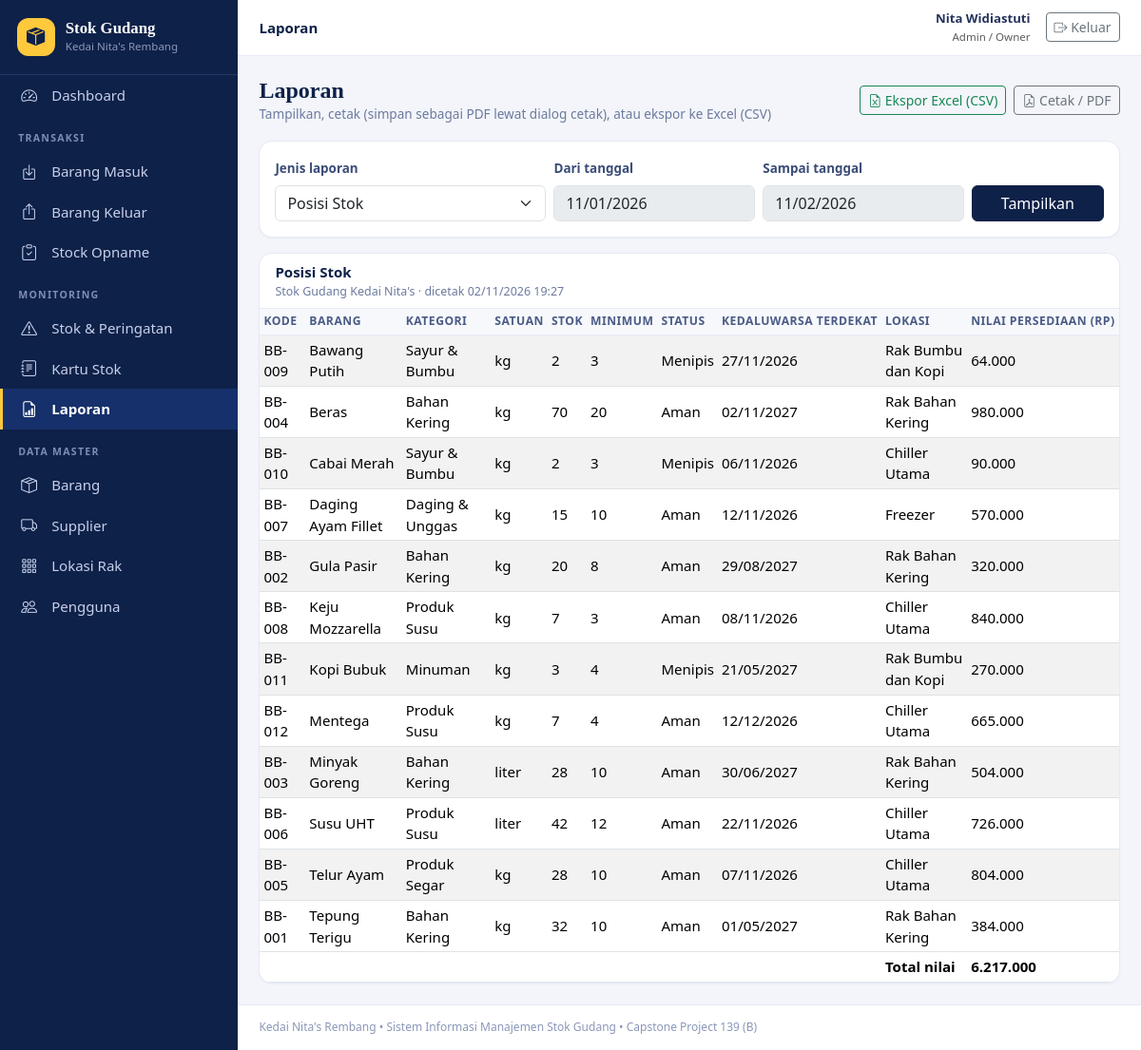
The page /laporan.php (signed in) on the database its author committed.
### tables this page shows
CREATE TABLE barang (
  id_barang INT UNSIGNED NOT NULL AUTO_INCREMENT,
  kode_barang VARCHAR(30) NOT NULL,
  nama_barang VARCHAR(120) NOT NULL,
  kategori VARCHAR(60) DEFAULT NULL,
  satuan VARCHAR(20) NOT NULL,
  stok_minimum DECIMAL(12,2) NOT NULL DEFAULT 0,
  stok_saat_ini DECIMAL(12,2) NOT NULL DEFAULT 0,
  harga_beli_terakhir DECIMAL(14,2) NOT NULL DEFAULT 0,
  id_rak INT UNSIGNED DEFAULT NULL,
  id_supplier_utama INT UNSIGNED DEFAULT NULL,
  aktif TINYINT(1) NOT NULL DEFAULT 1,
  PRIMARY KEY (id_barang),
  UNIQUE KEY uq_barang_kode (kode_barang),
  KEY idx_barang_rak (id_rak),
  KEY idx_barang_supplier (id_supplier_utama),
  CONSTRAINT fk_barang_rak FOREIGN KEY (id_rak) REFERENCES lokasi_rak (id_rak),
  CONSTRAINT fk_barang_supplier FOREIGN KEY (id_supplier_utama) REFERENCES supplier (id_supplier)
);

CREATE TABLE lokasi_rak (
  id_rak INT UNSIGNED NOT NULL AUTO_INCREMENT,
  kode_rak VARCHAR(20) NOT NULL,
  nama_rak VARCHAR(100) NOT NULL,
  jenis VARCHAR(30) DEFAULT NULL,
  keterangan VARCHAR(255) DEFAULT NULL,
  PRIMARY KEY (id_rak),
  UNIQUE KEY uq_rak_kode (kode_rak)
);

### helpers.php (called while the page is built, shortened)
<?php
function e($v): string
{
    return htmlspecialchars((string)$v, ENT_QUOTES | ENT_SUBSTITUTE, 'UTF-8');
}
function g(string $key, string $default = ''): string
{
    return (isset($_GET[$key]) && is_string($_GET[$key])) ? trim($_GET[$key]) : $default;
}
function nf($n, int $d = 2): string
{
    $s = number_format((float)$n, $d, ',', '.');
    if ($d > 0 && strpos($s, ',') !== false) {
        $s = rtrim(rtrim($s, '0'), ',');
    }
    return $s;
}
function tgl($d): string
{
    return $d ? date('d/m/Y', strtotime($d)) : '-';
}
function tglwaktu($d): string
{
    return $d ? date('d/m/Y H:i', strtotime($d)) : '-';
}
function status_stok(float $stok, float $min): array
{
    if ($stok <= $min) {
        return ['Menipis', 'warning'];
    }
    return ['Aman', 'success'];
}

### db.php (called while the page is built, shortened)
<?php
function db(): PDO
{
    static $pdo = null;
    if ($pdo === null) {
        try {
            $pdo = new PDO(
                'mysql:host=' . DB_HOST . ';dbname=' . DB_NAME . ';charset=utf8mb4',
                DB_USER,
                DB_PASS,
                [
                    PDO::ATTR_ERRMODE => PDO::ERRMODE_EXCEPTION,
                    PDO::ATTR_DEFAULT_FETCH_MODE => PDO::FETCH_ASSOC,
                    PDO::ATTR_EMULATE_PREPARES => false,
                ]
            );
        } catch (PDOException $ex) {
            http_response_code(500);
            echo '<h3>Koneksi database gagal</h3><p>Periksa pengaturan DB_HOST, DB_NAME, DB_USER, DB_PASS pada <code>config.php</code>.</p>';
            if (DEBUG) {
                echo '<pre>' . htmlspecialchars($ex->getMessage()) . '</pre>';
            }
            exit;
        }
    }
    return $pdo;
}
function q(string $sql, array $params = []): PDOStatement
{
    $st = db()->prepare($sql);
    $st->execute($params);
    return $st;
}
function rows(string $sql, array $params = []): array
{
    return q($sql, $params)->fetchAll();
}

### laporan.php (the view, shortened to what this page needs)
<?php
$types = [
    'stok' => 'Posisi Stok',
    'masuk' => 'Barang Masuk',
    'keluar' => 'Barang Keluar',
    'kedaluwarsa' => 'Batch Kedaluwarsa',
    'opname' => 'Stock Opname',
];
if (is_admin()) {
    $types['pembelian'] = 'Pembelian & Pemakaian (Admin)';
}
$jenis = g('jenis', 'stok');
$today = date('Y-m-d');
$dari = g('dari', date('Y-m-01'));
$sampai = g('sampai', $today);
$usePeriod = in_array($jenis, ['masuk', 'keluar', 'opname', 'pembelian'], true);
$admin = is_admin();
$cols = [];
$data = [];
$foot = null;
$title = $types[$jenis];
if ($jenis === 'stok') {
    $cols = ['Kode', 'Barang', 'Kategori', 'Satuan', 'Stok', 'Minimum', 'Status', 'Kedaluwarsa terdekat', 'Lokasi'];
    if ($admin) {
        $cols[] = 'Nilai persediaan (Rp)';
    }
    $rs = rows(
        'SELECT b.*, r.nama_rak,
            (SELECT MIN(d.tgl_kedaluwarsa) FROM inbound_detail d WHERE d.id_barang = b.id_barang AND d.sisa_jumlah > 0) AS exp_terdekat,
            (SELECT COALESCE(SUM(d.sisa_jumlah * d.harga_beli),0) FROM inbound_detail d WHERE d.id_barang = b.id_barang AND d.sisa_jumlah > 0) AS nilai
         FROM barang b LEFT JOIN lokasi_rak r ON r.id_rak = b.id_rak WHERE b.aktif = 1 ORDER BY b.nama_barang'
    );
    $total = 0;
    foreach ($rs as $r) {
        $st = status_stok((float)$r['stok_saat_ini'], (float)$r['stok_minimum']);
        $line = [$r['kode_barang'], $r['nama_barang'], $r['kategori'], $r['satuan'], nf($r['stok_saat_ini']), nf($r['stok_minimum']), $st[0], $r['exp_terdekat'] ? tgl($r['exp_terdekat']) : '-', (string)$r['nama_rak']];
        if ($admin) {
            $line[] = number_format((float)$r['nilai'], 0, ',', '.');
            $total += (float)$r['nilai'];
        }
        $data[] = $line;
    }
    if ($admin) {
        $foot = array_fill(0, count($cols), '');
        $foot[count($cols) - 2] = 'Total nilai';
        $foot[count($cols) - 1] = number_format($total, 0, ',', '.');
    }
}
$exportQs = http_build_query(['jenis' => $jenis, 'dari' => $dari, 'sampai' => $sampai, 'export' => 'csv']);
require __DIR__ . '/includes/header.php';
?>
<div class="page-head no-print">
    <div><h1>Laporan</h1><div class="sub">Tampilkan, cetak (simpan sebagai PDF lewat dialog cetak), atau ekspor ke Excel (CSV)</div></div>
    <div class="d-flex gap-2">
        <a class="btn btn-outline-success btn-sm" href="laporan.php?<?= e($exportQs) ?>"><i class="bi bi-file-earmark-excel"></i> Ekspor Excel (CSV)</a>
        <button class="btn btn-outline-secondary btn-sm" onclick="window.print()"><i class="bi bi-file-earmark-pdf"></i> Cetak / PDF</button>
    </div>
</div>
<div class="card mb-3 no-print"><div class="card-body">
    <form method="get" class="row g-2 align-items-end">
        <div class="col-md-4"><label class="form-label">Jenis laporan</label>
            <select name="jenis" class="form-select"><?php foreach ($types as $k => $v): ?><option value="<?= e($k) ?>" <?= $jenis === $k ? 'selected' : '' ?>><?= e($v) ?></option><?php endforeach; ?></select></div>
        <div class="col-md-3"><label class="form-label">Dari tanggal</label><input type="date" name="dari" class="form-control" value="<?= e($dari) ?>" <?= $usePeriod ? '' : 'disabled' ?>></div>
        <div class="col-md-3"><label class="form-label">Sampai tanggal</label><input type="date" name="sampai" class="form-control" value="<?= e($sampai) ?>" <?= $usePeriod ? '' : 'disabled' ?>></div>
        <div class="col-md-2"><button class="btn btn-navy w-100">Tampilkan</button></div>
    </form>
</div></div>
<div class="card">
    <div class="card-header">
        <div><?= e($title) ?></div>
        <div class="hint fw-normal"><?= e(APP_NAME) ?> &middot; dicetak <?= e(tglwaktu(date('Y-m-d H:i:s'))) ?><?= $usePeriod ? ' &middot; periode ' . e(tgl($dari)) . ' s.d. ' . e(tgl($sampai)) : '' ?></div>
    </div>
    <div class="table-responsive"><table class="table table-sm table-striped mb-0">
        <thead><tr><?php foreach ($cols as $c): ?><th><?= e($c) ?></th><?php endforeach; ?></tr></thead>
        <tbody>
        <?php foreach ($data as $line): ?>
            <tr><?php foreach ($line as $cell): ?><td><?= e($cell) ?></td><?php endforeach; ?></tr>
        <?php endforeach; ?>
        </tbody>
        <?php if ($foot && $data): ?><tfoot><tr><?php foreach ($foot as $c): ?><th><?= e($c) ?></th><?php endforeach; ?></tr></tfoot><?php endif; ?>
    </table></div>
</div>
<?php require __DIR__ . '/includes/footer.php'; ?>

### style.css (style rules this page uses)
:root { --navy:#0E2148;--navy2:#16306B;--gold:#FFC93C;--ink:#3B4D78;--bg:#F3F5FA;--line:#E6EAF4 }
* { box-sizing:border-box }
body { background:var(--bg);color:#25345c;font-family:system-ui,-apple-system,"Segoe UI",Roboto,Helvetica,Arial,sans-serif;font-size:.94rem }
h1,h2,h3,.brand-name,.page-head h1 { font-family:Cambria,Georgia,"Times New Roman",serif }
.page-head { display:flex;flex-wrap:wrap;gap:.8rem;align-items:center;justify-content:space-between;margin-bottom:1.1rem }
.page-head h1 { font-size:1.5rem;margin:0;color:var(--navy);font-weight:700 }
.page-head .sub { color:#6b7a9e;font-size:.85rem }
.card { border:1px solid var(--line);border-radius:14px;box-shadow:0 1px 2px rgba(14,33,72,.04) }
.card-header { background:#fff;border-bottom:1px solid var(--line);font-weight:700;color:var(--navy);border-radius:14px 14px 0 0!important }
.btn-navy { background:var(--navy);border-color:var(--navy);color:#fff }
.table thead th { background:#F6F8FC;color:#4b5b85;font-size:.76rem;text-transform:uppercase;letter-spacing:.04em;border-bottom:1px solid var(--line);white-space:nowrap }
.table td { vertical-align:middle }
.table-responsive { border-radius:0 0 14px 14px }
.form-label { font-weight:600;font-size:.84rem;color:#3B4D78 }
.hint { font-size:.78rem;color:#6b7a9e }

### rows shown on the page
barang: kode_barang "BB-009", nama_barang "Bawang Putih", kategori "Sayur & Bumbu", satuan "kg", cell "2", id_supplier_utama "3", cell "Menipis", cell "27/11/2026", id_rak.nama_rak "Rak Bumbu dan Kopi", cell "64.000"
barang: kode_barang "BB-004", nama_barang "Beras", kategori "Bahan Kering", satuan "kg", cell "70", cell "20", cell "Aman", cell "02/11/2027", id_rak.nama_rak "Rak Bahan Kering", cell "980.000"
barang: kode_barang "BB-010", nama_barang "Cabai Merah", kategori "Sayur & Bumbu", satuan "kg", id_rak "2", id_supplier_utama "3", cell "Menipis", cell "06/11/2026", id_rak.nama_rak "Chiller Utama", cell "90.000"
barang: kode_barang "BB-007", nama_barang "Daging Ayam Fillet", kategori "Daging & Unggas", satuan "kg", cell "15", cell "10", cell "Aman", cell "12/11/2026", id_rak.nama_rak "Freezer", cell "570.000"
barang: kode_barang "BB-002", nama_barang "Gula Pasir", kategori "Bahan Kering", satuan "kg", cell "20", cell "8", cell "Aman", cell "29/08/2027", id_rak.nama_rak "Rak Bahan Kering", cell "320.000"
barang: kode_barang "BB-008", nama_barang "Keju Mozzarella", kategori "Produk Susu", satuan "kg", cell "7", cell "3", cell "Aman", cell "08/11/2026", id_rak.nama_rak "Chiller Utama", cell "840.000"
barang: kode_barang "BB-011", nama_barang "Kopi Bubuk", kategori "Minuman", satuan "kg", cell "3", id_rak "4", cell "Menipis", cell "21/05/2027", id_rak.nama_rak "Rak Bumbu dan Kopi", cell "270.000"
barang: kode_barang "BB-012", nama_barang "Mentega", kategori "Produk Susu", satuan "kg", cell "7", cell "4", cell "Aman", cell "12/12/2026", id_rak.nama_rak "Chiller Utama", cell "665.000"
barang: kode_barang "BB-003", nama_barang "Minyak Goreng", kategori "Bahan Kering", satuan "liter", cell "28", cell "10", cell "Aman", cell "30/06/2027", id_rak.nama_rak "Rak Bahan Kering", cell "504.000"
barang: kode_barang "BB-006", nama_barang "Susu UHT", kategori "Produk Susu", satuan "liter", cell "42", cell "12", cell "Aman", cell "22/11/2026", id_rak.nama_rak "Chiller Utama", cell "726.000"
barang: kode_barang "BB-005", nama_barang "Telur Ayam", kategori "Produk Segar", satuan "kg", cell "28", cell "10", cell "Aman", cell "07/11/2026", id_rak.nama_rak "Chiller Utama", cell "804.000"
barang: kode_barang "BB-001", nama_barang "Tepung Terigu", kategori "Bahan Kering", satuan "kg", cell "32", cell "10", cell "Aman", cell "01/05/2027", id_rak.nama_rak "Rak Bahan Kering", cell "384.000"

### other values the page prints
$m[0] "Dashboard"
$m[1] "TRANSAKSI"
$m[0] "Barang Masuk"
$m[0] "Barang Keluar"
$m[0] "Stock Opname"
$m[1] "MONITORING"
$m[0] "Stok & Peringatan"
$m[0] "Kartu Stok"
$m[0] "Laporan"
$m[1] "DATA MASTER"
$m[0] "Barang"
$m[0] "Supplier"
$m[0] "Lokasi Rak"
$m[0] "Pengguna"
$page_title "Laporan"
